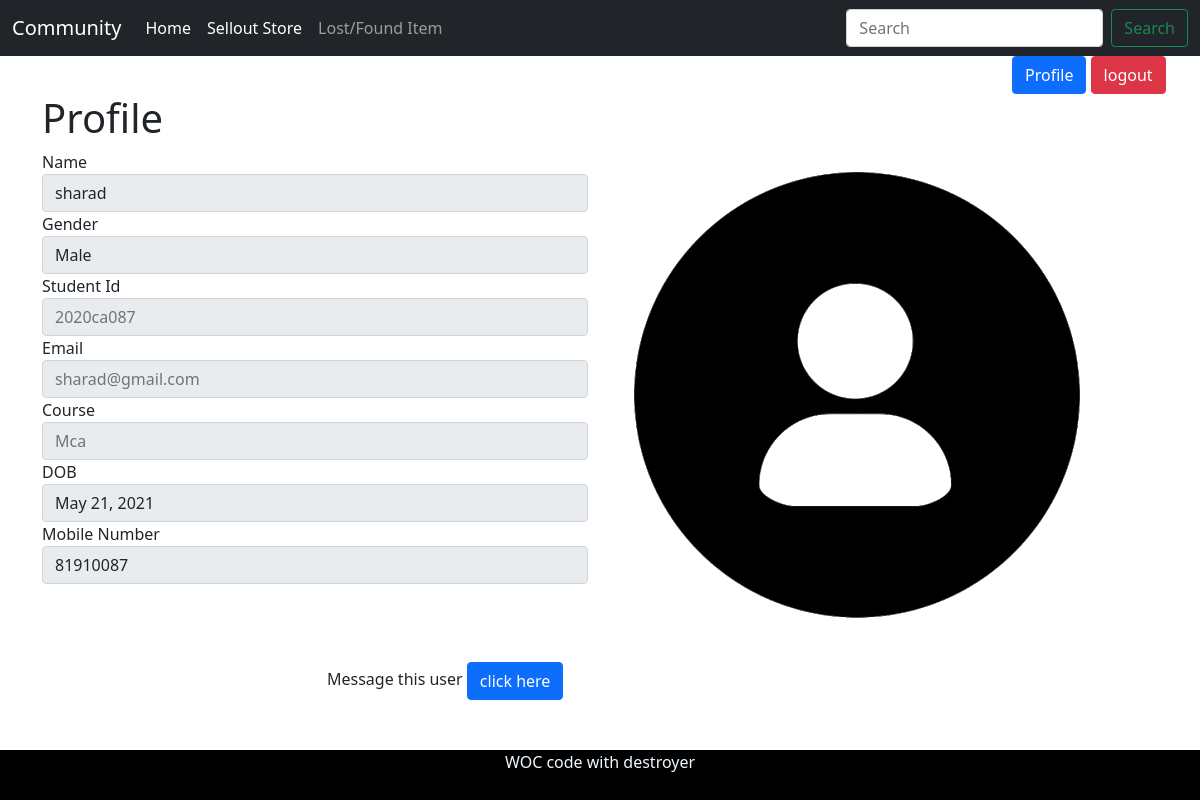
/profile?pid=2020ca087 (signed in), run on the app's committed database.
### register/models.py (models this page shows, shortened)
class Signup(models.Model):  # Model class from models module is inherited in class Question.
    name = models.CharField(max_length=20, verbose_name="Name")
    GENDER = (
        ('Male', 'Male'),
        ('Female', 'Female'),
        ('Other', 'Other'),
    )
    gender = models.CharField(max_length=10,verbose_name="Gender")
    student_id = models.CharField(max_length=10, verbose_name="College Registration ID", unique=True) #college id hi dalegi
    email = models.EmailField(max_length=100, verbose_name='College Email ID')
    COURSE = (
        ('BTech', 'BTech'),
        ('MTech', 'MTech'),
        ('MCA', 'MCA'),
        ('MSc', 'MSc'),
        ('MBA', 'MBA'),
        ('Ph.D', 'Ph.D'),
    )
    course = models.CharField(max_length=20, verbose_name='Course Name')
    password = models.CharField(max_length=100, verbose_name='Password')
    dob = models.DateField(max_length=10, verbose_name='Date Of Birth')
    photo = models.ImageField(verbose_name='Photo')
    mobile_number = models.IntegerField(verbose_name='mobile number')

### community/views.py (the view, shortened to what this page needs)
# urls.py: path("profile", views.profile, name='profile'),
def profile(request):
    if not request.session.has_key('user_id_session_login'):
        return redirect('login')
    if request.method == "GET" and request.GET.get('pid'):
        myid = request.GET.get('pid')
        data = Signup.objects.get(student_id=myid)
        context = {
            "info": data
        }
        return render(request, 'profiles.html', context)

### templates/profiles.html (shortened to what this page needs)
{% extends 'navbar.html' %}
{% load static %}
{% block body %}
    <div class="container">
         <div class="row">
            <div class="col">
                <h1>Profile</h1>
            </div>
        </div>
        <div class="row">
            <div class="col-md-6 order-md-last">
                <div class="row">
                    <div class="col">
                        <img src="{% static 'profile.png'%}">
                    </div>
                </div>
            </div>
            <div class="col-md-6 order-md-first">
                <div class="profile">
                <form>
                    <div class="form-group mt-6">
                        <label for name>Name </label>
                        <input type="text" class="form-control" value="{{ info.name }}" readonly>
                    </div>
                    <div class="form-group mt-6">
                        <label for name>Gender </label>
                        <input type="text" class="form-control" value="{{ info.gender }}" readonly>
                    </div>
                    <div class="form-group mt-6">
                        <label for name>Student Id </label>
                        <input type="text" class="form-control" placeholder="{{ info.student_id }}" readonly>
                    </div>
                    <div class="form-group mt-6">
                        <label for name>Email </label>
                        <input type="text" class="form-control" placeholder="{{ info.email }}" readonly>
                    </div>
                    <div class="form-group mt-6">
                        <label for name>Course </label>
                        <input type="text" class="form-control" placeholder="{{ info.course }}"readonly>
                    </div>
                    <div class="form-group mt-6">
                        <label for name>DOB </label>
                        <input type="text" class="form-control" value="{{ info.dob }}" readonly>
                    </div>
                    <div class="form-group mt-6">
                        <label for name>Mobile Number </label>
                        <input type="text" class="form-control" value="{{ info.mobile_number }}" readonly>
                    </div>
                </form>
                </div>
            </div>
            </div>
            <div class="row">
                <div class="col-6 m-auto">
                    Message this user
                    <a href="conversation?sdid={{ info.student_id }}" class="btn btn-primary">click here</a>
                </div>
            </div>
        </div>
{% endblock body %}

### data on the page
Signup: name "sharad", gender "Male", student_id "2020ca087", email "sharad@gmail.com", course "Mca", dob "May 21, 2021", mobile_number "81910087"
